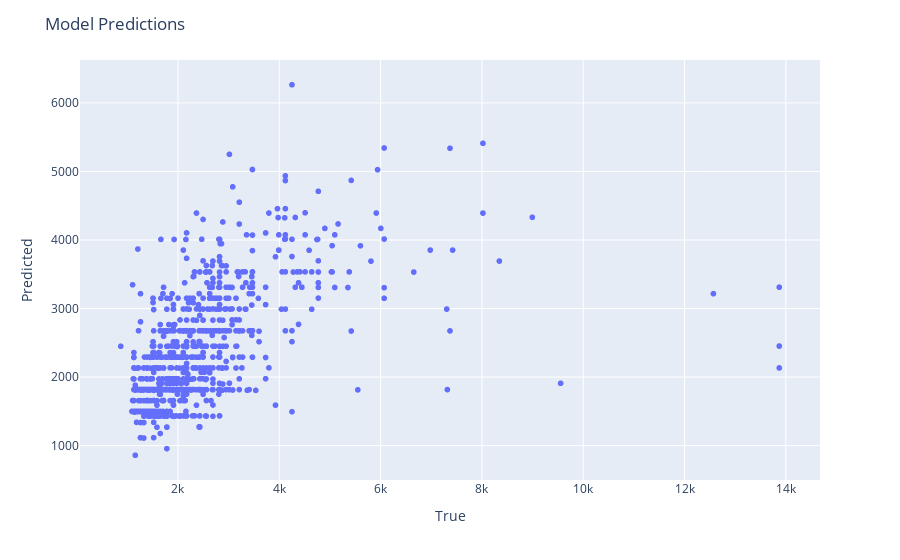

The cell this chart's notebook holds for it:
### Markdown cell above
## Plot of model predictions 
todo: 
 * [ ] add code to pipeline
 * [ ] add catalog entry for plot 
 * [ ] show plot

### Code cell
fig = catalog.load("candidate_modelling_pipeline.results_plot") 
fig.show()

### Figure 1 — Plotly figure (JSON) as saved in the notebook; plotly's stock layout.template omitted (floating-point values rounded to 4 significant figures; data arrays with more than 128 entries replaced by an {"elided": "..."} marker saying what was removed)
{"data": [{"hovertemplate": "True=%{x}<br>Predicted=%{y}<extra></extra>", "legendgroup": "", "marker": {"color": "#636efa", "symbol": "circle"}, "mode": "markers", "name": "", "showlegend": false, "type": "scattergl", "x": {"elided": "1206 int values"}, "xaxis": "x", "y": {"elided": "1206 float values"}, "yaxis": "y"}], "layout": {"legend": {"tracegroupgap": 0}, "margin": {"t": 60}, "title": {"text": "Model Predictions"}, "xaxis": {"anchor": "y", "domain": [0, 1], "title": {"text": "True"}}, "yaxis": {"anchor": "x", "domain": [0, 1], "title": {"text": "Predicted"}}}}
